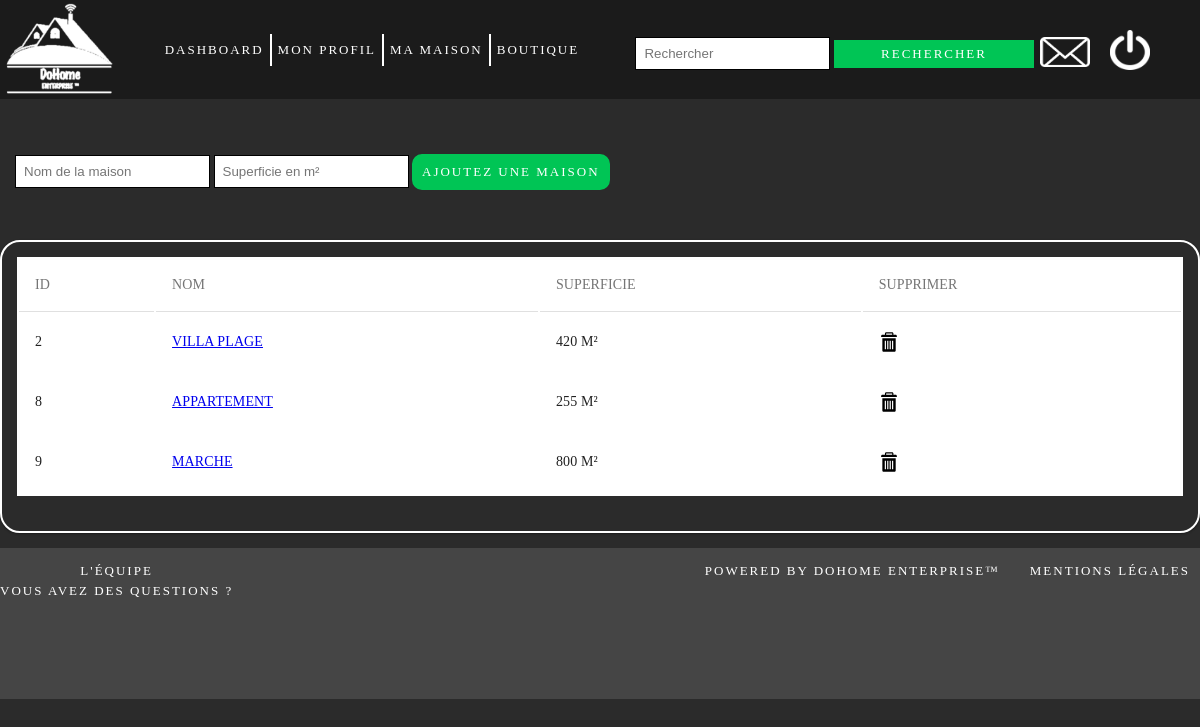
The page /controller/maison.php (signed in) on the database its author committed.
### tables this page shows
CREATE TABLE `maison` (
  `id_maison` int(11) NOT NULL,
  `nbpieces` int(11) NOT NULL,
  `ID_user` int(11) DEFAULT NULL,
  `Nom` varchar(20) DEFAULT 'Maison',
  `superficie` int(11) DEFAULT NULL
);

### modele/maison.php (called while the page is built, shortened)
<?php
function getMaisons(PDO $dbh, int $iduser)
{
    $query = "SELECT id_maison,Nom, superficie FROM maison WHERE ID_user =:iduser";
    $sql = $dbh->prepare($query);
    $sql->execute(['iduser' => $iduser]);
    $data = $sql->fetchAll();
    return $data;
}

### vue/mes_maisons.php (the view, shortened to what this page needs)
<!DOCTYPE html>
<html lang="en">
<head>
    <link rel="stylesheet" href="../css/maison.css"/>
    <link rel="stylesheet" href="../css/tableau.css"/>
</head>
<?php include("haut_de_page.php"); ?>
<body>
<br>
<div class="connexion-inscription">
    <form method="POST" action="../controller/maison.php">
        <input id="case" type="text" name="nom" placeholder="Nom de la maison" required/>
        <input id="case" type="text" name="superficie" placeholder="Superficie en m²" required/>
        <input id="bouton4" type="submit" name="envoi" value="Ajoutez une maison"/>
    </form>
</div>
<br>
<div>
    <div class="table-responsive-vertical shadow-z-1">
        <table id="table" class="table table-hover table-mc-light-blue">
            <thead>
            <tr>
                <th>ID</th>
                <th>Nom</th>
                <th>Superficie</th>
                <th>Supprimer</th>
            </thead>
            <tbody>
            <?php
            foreach ($maison as $row) {
                ?>
                <tr>
                    <td data-title="ID"><?php echo $row['id_maison'] ?></td>
                    <td data-title="Nom">
                        <a href="../controller/piece.php?maison=<?php echo $row['id_maison'] ?>"> <?php echo $row['Nom'] ?> </a>
                    </td>
                    <td data-title="Superficie"><?php echo $row['superficie'] ?> m²</td>
                    <td data-title="Supprimer"><a href="../controller/maison.php?suppr=<?php echo $row['id_maison'] ?>">
                            <img src="../vue/img/img_96165.svg" width="20" height="20">
                        </a></td>
                </tr>
                <?php
            }
            ?>
            </tbody>
        </table>
    </div>
</body>
<?php include("bas_de_page.php"); ?>
</html>

### controller/maison.php (shortened to what this page needs)
<?php
require_once '../modele/maison.php';
require_once '../modele/init_connexion_bdd.php';
$iduser = $_SESSION['id_user'];
if (isset($_GET['maison'])) {
    include('../controller/piece.php');
} else {
                ?>
            <?php
    $maison = getMaisons($bdd, $iduser);
    include('../vue/mes_maisons.php');
}

### vue/haut_de_page.php (shortened to what this page needs)
<!DOCTYPE html>
<html xmlns:justify>
<head>
    <link rel="stylesheet" href="../css/haut_bas_de_page.css"/>
</head>
<header>
    <section1>
        <div class="container">
                <img class="logo" src="../vue/img/fond_transparent3.png" alt="logo de l'entreprise" href/>
            <nav>
                <ul>
                    <div class="menu">
                        <li><a href="../controller/dashboard.php">Dashboard</a></li>
                        <li><a href="../controller/mon_profil.php">Mon profil</a></li>
                        <li><a href="../controller/maison.php">Ma maison</a></li>
                        <li><a href="../controller/shop.php">Boutique</a></li>
                    </div>
                </ul>
            </nav>
        </div>
    </section1>
    <section1>
        <div class="recherche">
            <form action="/search" id="searchthis" method="get">
                <input id="search" name="q" type="text" placeholder="Rechercher"/>
                <input id="search-btn" type="submit" value="Rechercher"/>
            </form>
        </div>
        <a class="LienImage" href="../controller/messagerie.php"><img class="mail" src="../vue/img/icon_email.png"
                                                                      alt="logo de l'email"/></a>
        <a class="LienImage" href="../controller/deconnexion.php"><img class="deconexion"
                                                                       src="../vue/img/icon_deconnexion.png"
                                                                       alt="logo de la deco"/></a>
    </section1>
</header>
</html>

### vue/bas_de_page.php (shortened to what this page needs)
<!DOCTYPE html>
<head>
    <link rel="stylesheet" href="../css/haut_bas_de_page.css"/>
</head>
<footer>
    <p>
        <span class="centre">Powered By DoHome Enterprise™</span>
        <span class="droite">Mentions Légales</span>
    </p>
    <p>
        <a href="../vue/contact.php" class="equipe">L'équipe</a>
        <br>
        <a href="" class="equipe">Vous avez des questions ?</a>
    </p>
</footer>

### css/maison.css (style rules this page uses)
#bouton4 { width: auto; font-family: "PT Sans"; text-transform: uppercase; letter-spacing: 2px; background-color: #00c555; color: white; border-radius: 10px; border: 2px solid #00c555; font-size: 13px; padding:8px; }

### css/tableau.css (style rules this page uses)
.table-responsive-vertical { border-radius: 20px; width: auto; height: auto; border: 2px solid white; padding: 15px; margin: 15px; text-align: center; horizontal-align: middle; overflow: auto; margin-left: 0; margin-right: 0; font-family: "PT Sans"; text-transform: uppercase; }
#case { border: 1px solid black; padding: 8px; }
.connexion-inscription { margin:15px; }
*, *:after, *:before { -webkit-box-sizing: border-box; -moz-box-sizing: border-box; box-sizing: border-box; }
html, body { position: relative; min-height: 100%; height: 100%; }
html { position: relative; overflow-x: hidden; padding: 0; min-height: 100%; font-size: 62.5%; }
body { font-family: 'RobotoDraft', 'Roboto', 'Helvetica Neue, Helvetica, Arial', sans-serif; font-style: normal; font-weight: 300; font-size: 1.4rem; line-height: 2rem; letter-spacing: 0.01rem; color: #212121; background-color: #f5f5f5; -webkit-font-smoothing: antialiased; -moz-osx-font-smoothing: grayscale; text-rendering: optimizeLegibility; }
.shadow-z-1 { -webkit-box-shadow: 0 1px 3px 0 rgba(0, 0, 0, 0.12), 0 1px 2px 0 rgba(0, 0, 0, 0.24); -moz-box-shadow: 0 1px 3px 0 rgba(0, 0, 0, 0.12), 0 1px 2px 0 rgba(0, 0, 0, 0.24); box-shadow: 0 1px 3px 0 rgba(0, 0, 0, 0.12), 0 1px 2px 0 rgba(0, 0, 0, 0.24); }
.table { width: 100%; max-width: 100%; margin-bottom: 2rem; background-color: #fff; }
.table > thead > tr, .table > tbody > tr, .table > tfoot > tr { -webkit-transition: all 0.3s ease; -o-transition: all 0.3s ease; transition: all 0.3s ease; }
.table > thead > tr > th, .table > tbody > tr > th, .table > tfoot > tr > th, .table > thead > tr > td, .table > tbody > tr > td, .table > tfoot > tr > td { text-align: left; padding: 1.6rem; vertical-align: top; border-top: 0; -webkit-transition: all 0.3s ease; -o-transition: all 0.3s ease; transition: all 0.3s ease; }
.table > thead > tr > th { font-weight: 400; color: #757575; vertical-align: bottom; border-bottom: 1px solid rgba(0, 0, 0, 0.12); }
.table > caption + thead > tr:first-child > th, .table > colgroup + thead > tr:first-child > th, .table > thead:first-child > tr:first-child > th, .table > caption + thead > tr:first-child > td, .table > colgroup + thead > tr:first-child > td, .table > thead:first-child > tr:first-child > td { border-top: 0; }

### css/haut_bas_de_page.css (style rules this page uses)
header { background-size: cover; background-color: #1b1b1b; width: 100%; height: 15%; display: flex; }
body { background-size: cover; background-image: linear-gradient(to bottom right, #2b2b2b, #2b2b2b); margin: 0; height: auto; width: 100%; }
.LienImage { margin-bottom: auto; margin-top: auto; }
.logo { float: left; width: 20%; height: 100%; margin: 0; }
.container { display: flex; }
section1 { display: flex; }
nav { font-family: PT sans; letter-spacing: 2px; text-transform: uppercase; margin-top: auto; margin-bottom: auto; font-size: 13px; color: white; }
ul { list-style: none; }
.menu li { border-left: 2px solid white; padding: 6px; }
li:first-child { border-left: none; }
.menu { display: flex; }
.menu a { text-decoration: none; color: white; }
.equipe { text-decoration: none; color: white; }
.recherche { display: flex; margin: auto; }
#searchthis #search-btn { background-color: #00c555; border-style: solid; border-width: 1px; border-color: #00c555; padding: 5px; width: 200px; box-sizing: border-box; font-family: PT sans; font-size: 13px; letter-spacing: 2px; margin: 10px 0 0 0; text-transform: uppercase; color: white; }
#searchthis #search { border: 1px solid black; padding: 8px; }
.mail { width: 50px; height: 30px; position: absolute; right: 110px; top: 37px; }
.deconexion { width: 40px; height: 40px; position: absolute; right: 50px; top: 30px; }
.droite { position: absolute; right: 10px; }
.centre { position: absolute; right: 200px; }
footer { display: flex; font-family: PT sans; letter-spacing: 2px; text-transform: uppercase; color: white; font-size: small; margin: 0; background-size: cover; background-color: #454545; text-align: center; padding-bottom: 85px; }

### rows shown on the page
maison: id_maison "2", Nom "VILLA PLAGE", superficie "420"
maison: id_maison "8", Nom "APPARTEMENT", superficie "255"
maison: id_maison "9", Nom "MARCHE", superficie "800"
